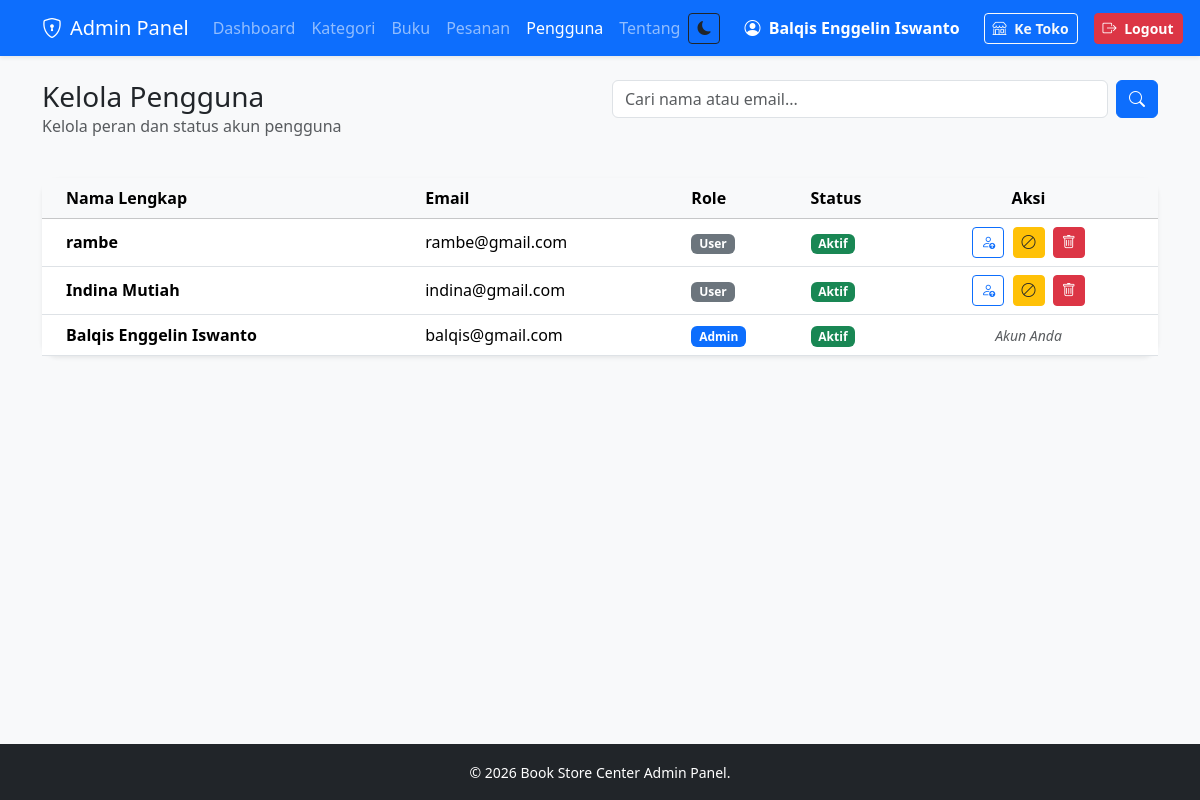
The page /admin/users.php (signed in) on the database its author committed.
### tables this page shows
CREATE TABLE `users` (
  `id` int(11) NOT NULL,
  `name` varchar(100) NOT NULL,
  `email` varchar(100) NOT NULL,
  `password` varchar(255) NOT NULL,
  `role` enum('admin','user') DEFAULT 'user',
  `is_suspended` tinyint(1) DEFAULT 0,
  `phone` varchar(20) DEFAULT NULL,
  `address` text DEFAULT NULL,
  `created_at` timestamp NOT NULL DEFAULT current_timestamp(),
  `updated_at` timestamp NOT NULL DEFAULT current_timestamp() ON UPDATE current_timestamp()
);

### admin/users.php (the view, shortened to what this page needs)
<?php
require_once '../config/koneksi.php';
$search = isset($_GET['search']) ? mysqli_real_escape_string($koneksi, $_GET['search']) : '';
$query_users = "SELECT * FROM users ";
$query_users .= "ORDER BY id DESC";
$users = mysqli_query($koneksi, $query_users);
require_once 'includes/header.php';
?>
<div class="row mb-4">
    <div class="col-md-6">
        <h3 class="mb-0">Kelola Pengguna</h3>
        <p class="text-muted">Kelola peran dan status akun pengguna</p>
    </div>
    <div class="col-md-6">
        <form action="" method="GET" class="d-flex">
            <input type="text" name="search" class="form-control me-2" placeholder="Cari nama atau email..." value="<?= htmlspecialchars($search) ?>">
            <button type="submit" class="btn btn-primary"><i class="bi bi-search"></i></button>
        </form>
    </div>
</div>
<div class="card shadow-sm border-0 rounded-4">
    <div class="card-body p-0">
        <div class="table-responsive">
            <table class="table table-hover align-middle mb-0 text-nowrap">
                <thead class="table-light">
                    <tr>
                        <th class="ps-4">Nama Lengkap</th>
                        <th>Email</th>
                        <th>Role</th>
                        <th>Status</th>
                        <th class="text-center pe-4">Aksi</th>
                    </tr>
                </thead>
                <tbody>
                    <?php if (mysqli_num_rows($users) > 0): ?>
                        <?php while ($row = mysqli_fetch_assoc($users)): ?>
                            <tr>
                                <td class="ps-4 fw-semibold"><?= htmlspecialchars($row['name']) ?></td>
                                <td><?= htmlspecialchars($row['email']) ?></td>
                                <td>
                                    <?php if ($row['role'] == 'admin'): ?>
                                        <span class="badge bg-primary">Admin</span>
                                    <?php else: ?>
                                        <span class="badge bg-secondary">User</span>
                                    <?php endif; ?>
                                </td>
                                <td>
                                    <?php if ($row['is_suspended'] == 1): ?>
                                        <span class="badge bg-danger">Ditangguhkan</span>
                                    <?php else: ?>
                                        <span class="badge bg-success">Aktif</span>
                                    <?php endif; ?>
                                </td>
                                <td class="text-center pe-4">
                                    <?php if ($row['id'] != $_SESSION['user_id']): ?>
                                        <?php if ($row['role'] == 'admin'): ?>
                                            <a href="users.php?action=toggle_role&id=<?= $row['id'] ?>" class="btn btn-sm btn-outline-secondary" title="Jadikan User" onclick="return confirm('Turunkan jabatan ke User?')">
                                                <i class="bi bi-person-down"></i>
                                            </a>
                                        <?php else: ?>
                                            <a href="users.php?action=toggle_role&id=<?= $row['id'] ?>" class="btn btn-sm btn-outline-primary" title="Jadikan Admin" onclick="return confirm('Angkat menjadi Admin?')">
                                                <i class="bi bi-person-up"></i>
                                            </a>
                                        <?php endif; ?>
                                        <?php if ($row['is_suspended'] == 1): ?>
                                            <a href="users.php?action=toggle_suspend&id=<?= $row['id'] ?>" class="btn btn-sm btn-success mx-1" title="Buka Penangguhan" onclick="return confirm('Buka penangguhan untuk akun ini?')">
                                                <i class="bi bi-unlock"></i>
                                            </a>
                                        <?php else: ?>
                                            <a href="users.php?action=toggle_suspend&id=<?= $row['id'] ?>" class="btn btn-sm btn-warning mx-1 text-dark" title="Tangguhkan Akun" onclick="return confirm('Tangguhkan sementara akun ini? Mereka tidak akan bisa login.')">
                                                <i class="bi bi-ban"></i>
                                            </a>
                                        <?php endif; ?>
                                        <a href="users.php?action=delete&id=<?= $row['id'] ?>" class="btn btn-sm btn-danger" title="Hapus Permanen" onclick="return confirm('Hapus permanen akun ini? Data akan hilang selamanya!')">
                                            <i class="bi bi-trash"></i>
                                        </a>
                                    <?php else: ?>
                                        <span class="text-muted small"><em>Akun Anda</em></span>
                                    <?php endif; ?>
                                </td>
                            </tr>
                        <?php endwhile; ?>
                    <?php else: ?>
                        <tr>
                            <td colspan="5" class="text-center py-4 text-muted">Belum ada data pengguna.</td>
                        </tr>
                    <?php endif; ?>
                </tbody>
            </table>
        </div>
    </div>
</div>
<?php require_once 'includes/footer.php'; ?>

### assets/css/darkmode.css (style rules this page uses)
:root { --dm-transition: 0.35s cubic-bezier(.4,0,.2,1); }
body, .card, .card-header, .card-body, .card-footer, .navbar, .table, .table th, .table td, .form-control, .form-select, .btn, .alert, .badge, .breadcrumb, footer, .input-group-text, .modal-content { transition: background-color var(--dm-transition), color var(--dm-transition), border-color var(--dm-transition), box-shadow var(--dm-transition); }

### rows shown on the page
users: name "rambe", email "rambe@gmail.com", role "User", is_suspended "Aktif"
users: name "Indina Mutiah", email "indina@gmail.com", role "User", is_suspended "Aktif"
users: name "Balqis Enggelin Iswanto", email "balqis@gmail.com", role "Admin", is_suspended "Aktif", shows "Akun Anda"

### other values the page prints
$_SESSION['name'] "Balqis Enggelin Iswanto"
